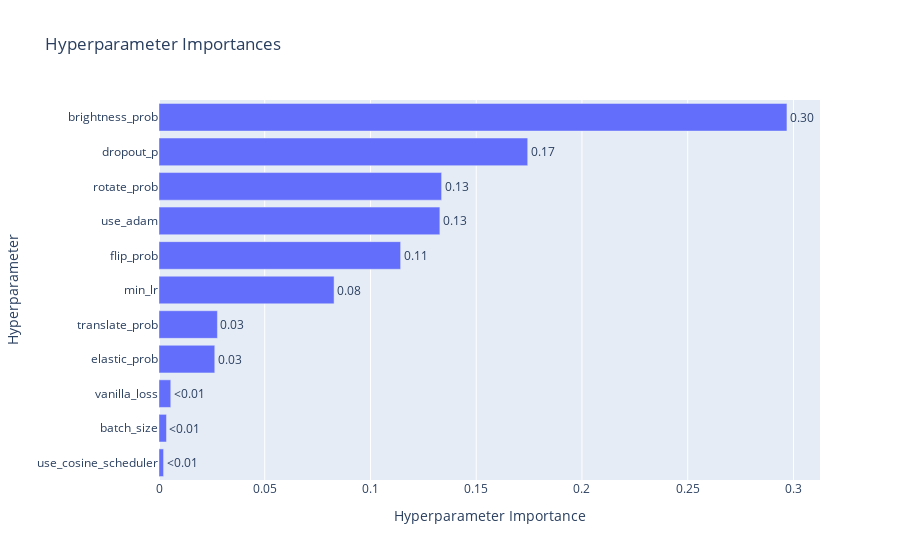

Source (notebook cell):
### Code cell
vis.plot_param_importances(study)

### Figure 1 — Plotly figure (JSON) as saved in the notebook; plotly's stock layout.template omitted (floating-point values rounded to 4 significant figures)
{"data": [{"cliponaxis": false, "hovertemplate": ["use_cosine_scheduler (CategoricalDistribution): 0.00216319500843446<extra></extra>", "batch_size (IntDistribution): 0.0035311960656752785<extra></extra>", "vanilla_loss (CategoricalDistribution): 0.005564784788573434<extra></extra>", "elastic_prob (FloatDistribution): 0.02637600533433056<extra></extra>", "translate_prob (FloatDistribution): 0.027627191953461954<extra></extra>", "min_lr (FloatDistribution): 0.08278906834731546<extra></extra>", "flip_prob (FloatDistribution): 0.11425446178182685<extra></extra>", "use_adam (CategoricalDistribution): 0.13280438191027952<extra></extra>", "rotate_prob (FloatDistribution): 0.13362687052440125<extra></extra>", "dropout_p (FloatDistribution): 0.17434356693215902<extra></extra>", "brightness_prob (FloatDistribution): 0.2969192773535421<extra></extra>"], "name": "Objective Value", "orientation": "h", "text": ["<0.01", "<0.01", "<0.01", "0.03", "0.03", "0.08", "0.11", "0.13", "0.13", "0.17", "0.30"], "textposition": "outside", "type": "bar", "x": [0.002163, 0.003531, 0.005565, 0.02638, 0.02763, 0.08279, 0.1143, 0.1328, 0.1336, 0.1743, 0.2969], "y": ["use_cosine_scheduler", "batch_size", "vanilla_loss", "elastic_prob", "translate_prob", "min_lr", "flip_prob", "use_adam", "rotate_prob", "dropout_p", "brightness_prob"]}], "layout": {"title": {"text": "Hyperparameter Importances"}, "xaxis": {"title": {"text": "Hyperparameter Importance"}}, "yaxis": {"title": {"text": "Hyperparameter"}}}}
